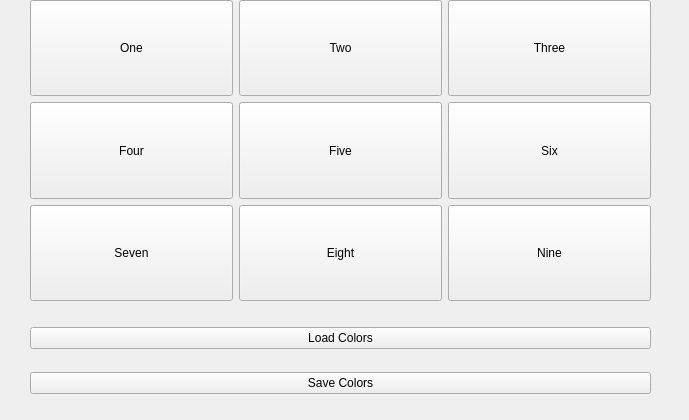
<?xml version="1.0" encoding="UTF-8"?>
<ui version="4.0">
 <class>Widget</class>
 <widget class="QWidget" name="Widget">
  <property name="geometry">
   <rect>
    <x>0</x>
    <y>0</y>
    <width>689</width>
    <height>420</height>
   </rect>
  </property>
  <property name="windowTitle">
   <string>Form</string>
  </property>
  <widget class="QWidget" name="">
   <property name="geometry">
    <rect>
     <x>30</x>
     <y>0</y>
     <width>621</width>
     <height>301</height>
    </rect>
   </property>
   <property name="sizePolicy">
    <sizepolicy hsizetype="Preferred" vsizetype="Expanding">
     <horstretch>0</horstretch>
     <verstretch>0</verstretch>
    </sizepolicy>
   </property>
   <layout class="QGridLayout" name="gridLayout">
    <item row="0" column="0">
     <widget class="QPushButton" name="button_1">
      <property name="sizePolicy">
       <sizepolicy hsizetype="Minimum" vsizetype="Expanding">
        <horstretch>0</horstretch>
        <verstretch>0</verstretch>
       </sizepolicy>
      </property>
      <property name="text">
       <string>One</string>
      </property>
     </widget>
    </item>
    <item row="0" column="1">
     <widget class="QPushButton" name="button_2">
      <property name="sizePolicy">
       <sizepolicy hsizetype="Minimum" vsizetype="Expanding">
        <horstretch>0</horstretch>
        <verstretch>0</verstretch>
       </sizepolicy>
      </property>
      <property name="text">
       <string>Two</string>
      </property>
     </widget>
    </item>
    <item row="0" column="2">
     <widget class="QPushButton" name="button_3">
      <property name="sizePolicy">
       <sizepolicy hsizetype="Minimum" vsizetype="Expanding">
        <horstretch>0</horstretch>
        <verstretch>0</verstretch>
       </sizepolicy>
      </property>
      <property name="text">
       <string>Three</string>
      </property>
     </widget>
    </item>
    <item row="1" column="0">
     <widget class="QPushButton" name="button_4">
      <property name="sizePolicy">
       <sizepolicy hsizetype="Minimum" vsizetype="Expanding">
        <horstretch>0</horstretch>
        <verstretch>0</verstretch>
       </sizepolicy>
      </property>
      <property name="text">
       <string>Four</string>
      </property>
     </widget>
    </item>
    <item row="1" column="1">
     <widget class="QPushButton" name="button_5">
      <property name="sizePolicy">
       <sizepolicy hsizetype="Minimum" vsizetype="Expanding">
        <horstretch>0</horstretch>
        <verstretch>0</verstretch>
       </sizepolicy>
      </property>
      <property name="text">
       <string>Five</string>
      </property>
     </widget>
    </item>
    <item row="1" column="2">
     <widget class="QPushButton" name="button_6">
      <property name="sizePolicy">
       <sizepolicy hsizetype="Minimum" vsizetype="Expanding">
        <horstretch>0</horstretch>
        <verstretch>0</verstretch>
       </sizepolicy>
      </property>
      <property name="text">
       <string>Six</string>
      </property>
     </widget>
    </item>
    <item row="2" column="0">
     <widget class="QPushButton" name="button_7">
      <property name="sizePolicy">
       <sizepolicy hsizetype="Minimum" vsizetype="Expanding">
        <horstretch>0</horstretch>
        <verstretch>0</verstretch>
       </sizepolicy>
      </property>
      <property name="text">
       <string>Seven</string>
      </property>
     </widget>
    </item>
    <item row="2" column="1">
     <widget class="QPushButton" name="button_8">
      <property name="sizePolicy">
       <sizepolicy hsizetype="Minimum" vsizetype="Expanding">
        <horstretch>0</horstretch>
        <verstretch>0</verstretch>
       </sizepolicy>
      </property>
      <property name="text">
       <string>Eight</string>
      </property>
     </widget>
    </item>
    <item row="2" column="2">
     <widget class="QPushButton" name="button_9">
      <property name="sizePolicy">
       <sizepolicy hsizetype="Minimum" vsizetype="Expanding">
        <horstretch>0</horstretch>
        <verstretch>0</verstretch>
       </sizepolicy>
      </property>
      <property name="text">
       <string>Nine</string>
      </property>
     </widget>
    </item>
   </layout>
  </widget>
  <widget class="QWidget" name="">
   <property name="geometry">
    <rect>
     <x>30</x>
     <y>310</y>
     <width>621</width>
     <height>101</height>
    </rect>
   </property>
   <layout class="QVBoxLayout" name="verticalLayout">
    <item>
     <widget class="QPushButton" name="load_colors_button">
      <property name="text">
       <string>Load Colors</string>
      </property>
     </widget>
    </item>
    <item>
     <widget class="QPushButton" name="save_colors_button">
      <property name="text">
       <string>Save Colors</string>
      </property>
     </widget>
    </item>
   </layout>
  </widget>
 </widget>
 <resources/>
 <connections/>
</ui>
